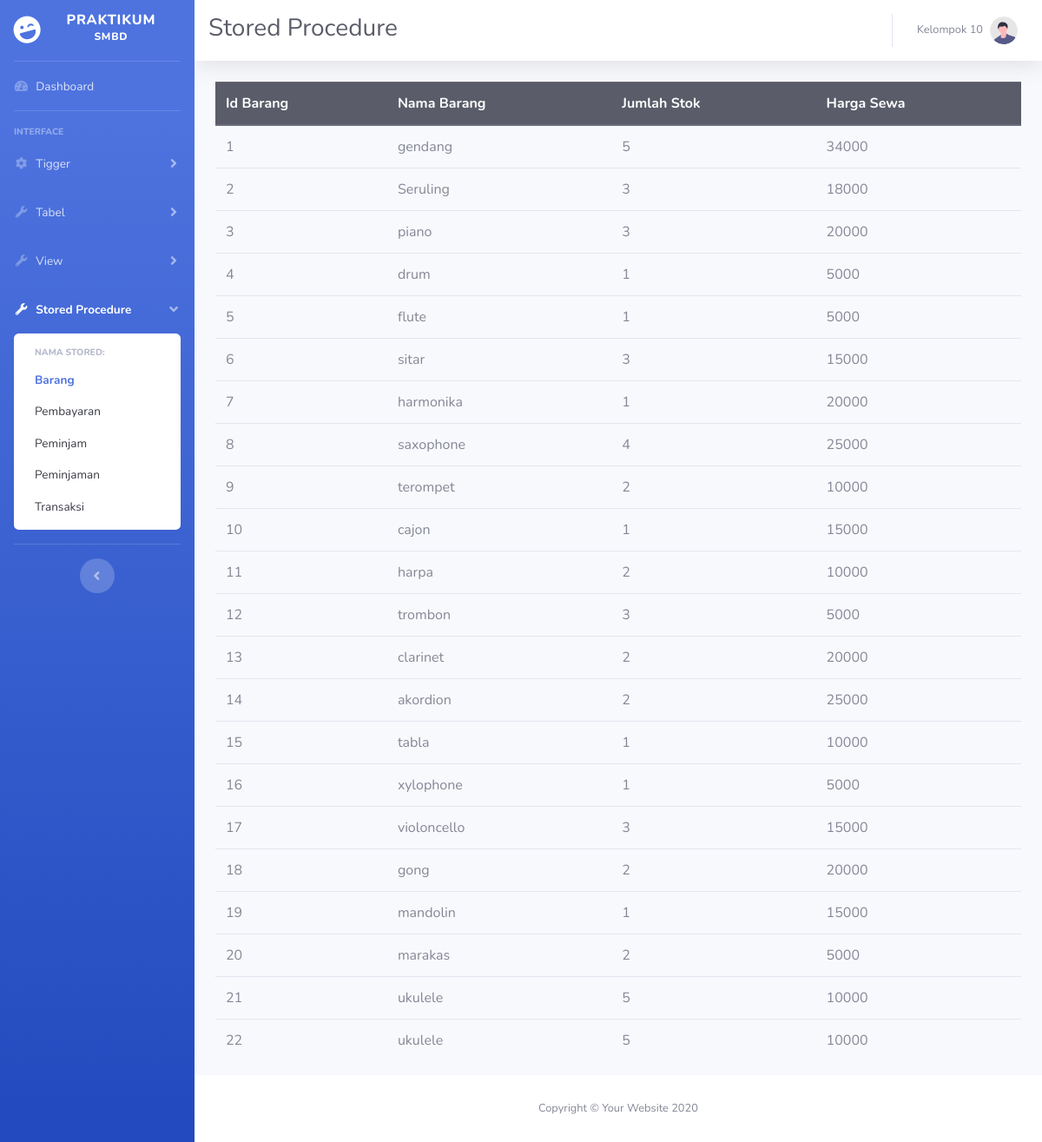
The page /stored-barang.php on the database its author committed.
### tables this page shows
CREATE TABLE barang (
    id_barang INT PRIMARY KEY AUTO_INCREMENT,
    nama_barang VARCHAR(50) NOT NULL,
    jumlah_stok INT NOT NULL,
    harga_sewa INT NOT NULL
);

### stored-barang.php (the view, shortened to what this page needs)
<?php
include "koneksi.php";
$stored_barang2 = "CALL semua_barang(NULL);";
$result_barang2 = mysqli_query($koneksi, $stored_barang2);
$barang2 = mysqli_fetch_all($result_barang2, MYSQLI_ASSOC);
?>
<!DOCTYPE html>
<html lang="en">
<head>
    <link href="vendor/fontawesome-free/css/all.min.css" rel="stylesheet" type="text/css">
    <link href="css/sb-admin-2.min.css" rel="stylesheet">
</head>
<body id="page-top">
    <div id="wrapper">
        <ul class="navbar-nav bg-gradient-primary sidebar sidebar-dark accordion" id="accordionSidebar">
            <a class="sidebar-brand d-flex align-items-center justify-content-center" href="dashboard.php">
                <div class="sidebar-brand-icon rotate-n-15">
                    <i class="fas fa-laugh-wink"></i>
                </div>
                <div class="sidebar-brand-text mx-3">PRAKTIKUM <sup>SMBD</sup></div>
            </a>
            <hr class="sidebar-divider my-0">
            <li class="nav-item">
                <a class="nav-link" href="dashboard.php">
                    <i class="fas fa-fw fa-tachometer-alt"></i>
                    <span>Dashboard</span></a>
            </li>
            <hr class="sidebar-divider">
            <div class="sidebar-heading">
                Interface
            </div>
            <li class="nav-item">
                <a class="nav-link collapsed" href="#" data-toggle="collapse" data-target="#collapseTwo"
                    aria-expanded="true" aria-controls="collapseTwo">
                    <i class="fas fa-fw fa-cog"></i>
                    <span>Tigger</span>
                </a>
            </li>
<li class="nav-item">
    <a
    class="nav-link collapsed"
        href="#"
        data-toggle="collapse"
        data-target="#collapseTabel"
        aria-expanded="true"
        aria-controls="collapseTabel"
    >
        <i class="fas fa-fw fa-wrench"></i>
        <span>Tabel</span>
    </a>
</li>
<li class="nav-item">
    <a
        class="nav-link collapsed"
        href="#"
        data-toggle="collapse"
        data-target="#collapseView"
        aria-expanded="true"
        aria-controls="collapseView"
    >
        <i class="fas fa-fw fa-wrench"></i>
        <span>View</span>
    </a>
</li>
            <li class="nav-item active">
                <a class="nav-link" href="#" data-toggle="collapse" data-target="#collapseUtilities"
                    aria-expanded="true" aria-controls="collapseUtilities">
                    <i class="fas fa-fw fa-wrench"></i>
                    <span>Stored Procedure</span>
                </a>
                <div id="collapseUtilities" class="collapse show" aria-labelledby="headingUtilities"
                    data-parent="#accordionSidebar">
                    <div class="bg-white py-2 collapse-inner rounded">
                        <h6 class="collapse-header">Nama Stored:</h6>
                        <a class="collapse-item active" href="stored-barang.php">Barang</a>
                        <a class="collapse-item" href="stored-pembayaran.php">Pembayaran</a>
                        <a class="collapse-item" href="stored-peminjam.php">Peminjam</a>
                        <a class="collapse-item" href="stored-peminjaman.php">Peminjaman</a>
                        <a class="collapse-item" href="stored-transaksi.php">Transaksi</a>
                    </div>
                </div>
            </li>
            <hr class="sidebar-divider d-none d-md-block">
            <div class="text-center d-none d-md-inline">
                <button class="rounded-circle border-0" id="sidebarToggle"></button>
            </div>
        </ul>
        <div id="content-wrapper" class="d-flex flex-column">
            <div id="content">
                <nav class="navbar navbar-expand navbar-light bg-white topbar mb-4 static-top shadow">
					<h1 class="h3 mb-1 text-gray-800">Stored Procedure</h1>
                    <ul class="navbar-nav ml-auto">
                        <li class="nav-item dropdown no-arrow">
                            <a class="nav-link dropdown-toggle" href="#" id="userDropdown" role="button"
                                data-toggle="dropdown" aria-haspopup="true" aria-expanded="false">
                                <span class="mr-2 d-none d-lg-inline text-gray-600 small">Kelompok 10</span>
                                <img class="img-profile rounded-circle"
                                    src="img/undraw_profile.svg">
                            </a>
                        </li>
                    </ul>
                </nav>
                <div class="container-fluid">
                    <table class="table">
                        <thead class="thead-dark">
                            <tr>
                                <th scope="col">Id Barang</th>
                                <th scope="col">Nama Barang</th>
                                <th scope="col">Jumlah Stok</th>
                                <th scope="col">Harga Sewa</th>
                            </tr>
                        </thead>
                        <tbody>
                        <?php
                        foreach ($barang2 as $data) :
                        ?>
                            <tr>
                                <td><?php echo $data['id_barang']; ?></td>
                                <td><?php echo $data['nama_barang']; ?></td>
                                <td><?php echo $data['jumlah_stok']; ?></td>
                                <td><?php echo $data['harga_sewa']; ?></td>
                            </tr>
                        <?php endforeach; ?>
                        </tbody>
                    </table>
                </div>
            </div>
            <footer class="sticky-footer bg-white">
                <div class="container my-auto">
                    <div class="copyright text-center my-auto">
                        <span>Copyright &copy; Your Website 2020</span>
                    </div>
                </div>
            </footer>
        </div>
    </div>
</body>
</html>

### rows shown on the page
barang: id_barang "1", nama_barang "gendang", jumlah_stok "5", harga_sewa "34000"
barang: id_barang "2", nama_barang "Seruling", jumlah_stok "3", harga_sewa "18000"
barang: id_barang "3", nama_barang "piano", jumlah_stok "3", harga_sewa "20000"
barang: id_barang "4", nama_barang "drum", jumlah_stok "1", harga_sewa "5000"
barang: id_barang "5", nama_barang "flute", jumlah_stok "1", harga_sewa "5000"
barang: id_barang "6", nama_barang "sitar", jumlah_stok "3", harga_sewa "15000"
barang: id_barang "7", nama_barang "harmonika", jumlah_stok "1", harga_sewa "20000"
barang: id_barang "8", nama_barang "saxophone", jumlah_stok "4", harga_sewa "25000"
barang: id_barang "9", nama_barang "terompet", jumlah_stok "2", harga_sewa "10000"
barang: id_barang "10", nama_barang "cajon", jumlah_stok "1", harga_sewa "15000"
barang: id_barang "11", nama_barang "harpa", jumlah_stok "2", harga_sewa "10000"
barang: id_barang "12", nama_barang "trombon", jumlah_stok "3", harga_sewa "5000"
barang: id_barang "13", nama_barang "clarinet", jumlah_stok "2", harga_sewa "20000"
barang: id_barang "14", nama_barang "akordion", jumlah_stok "2", harga_sewa "25000"
barang: id_barang "15", nama_barang "tabla", jumlah_stok "1", harga_sewa "10000"
barang: id_barang "16", nama_barang "xylophone", jumlah_stok "1", harga_sewa "5000"
barang: id_barang "17", nama_barang "violoncello", jumlah_stok "3", harga_sewa "15000"
barang: id_barang "18", nama_barang "gong", jumlah_stok "2", harga_sewa "20000"
barang: id_barang "19", nama_barang "mandolin", jumlah_stok "1", harga_sewa "15000"
barang: id_barang "20", nama_barang "marakas", jumlah_stok "2", harga_sewa "5000"
barang: id_barang "21", nama_barang "ukulele", jumlah_stok "5", harga_sewa "10000"
barang: id_barang "22", nama_barang "ukulele", jumlah_stok "5", harga_sewa "10000"
